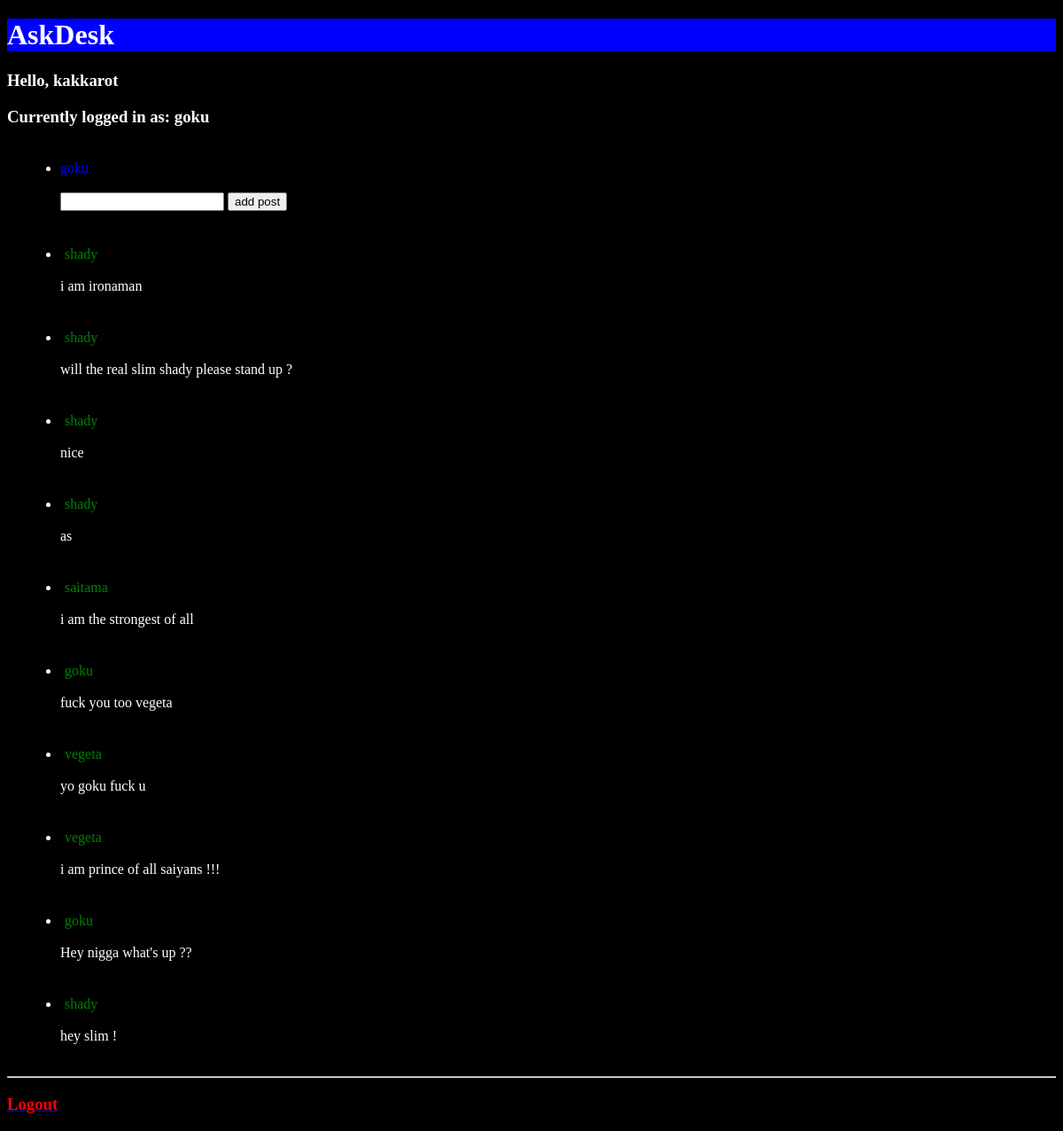
The page / (signed in) on the database as committed earlier.
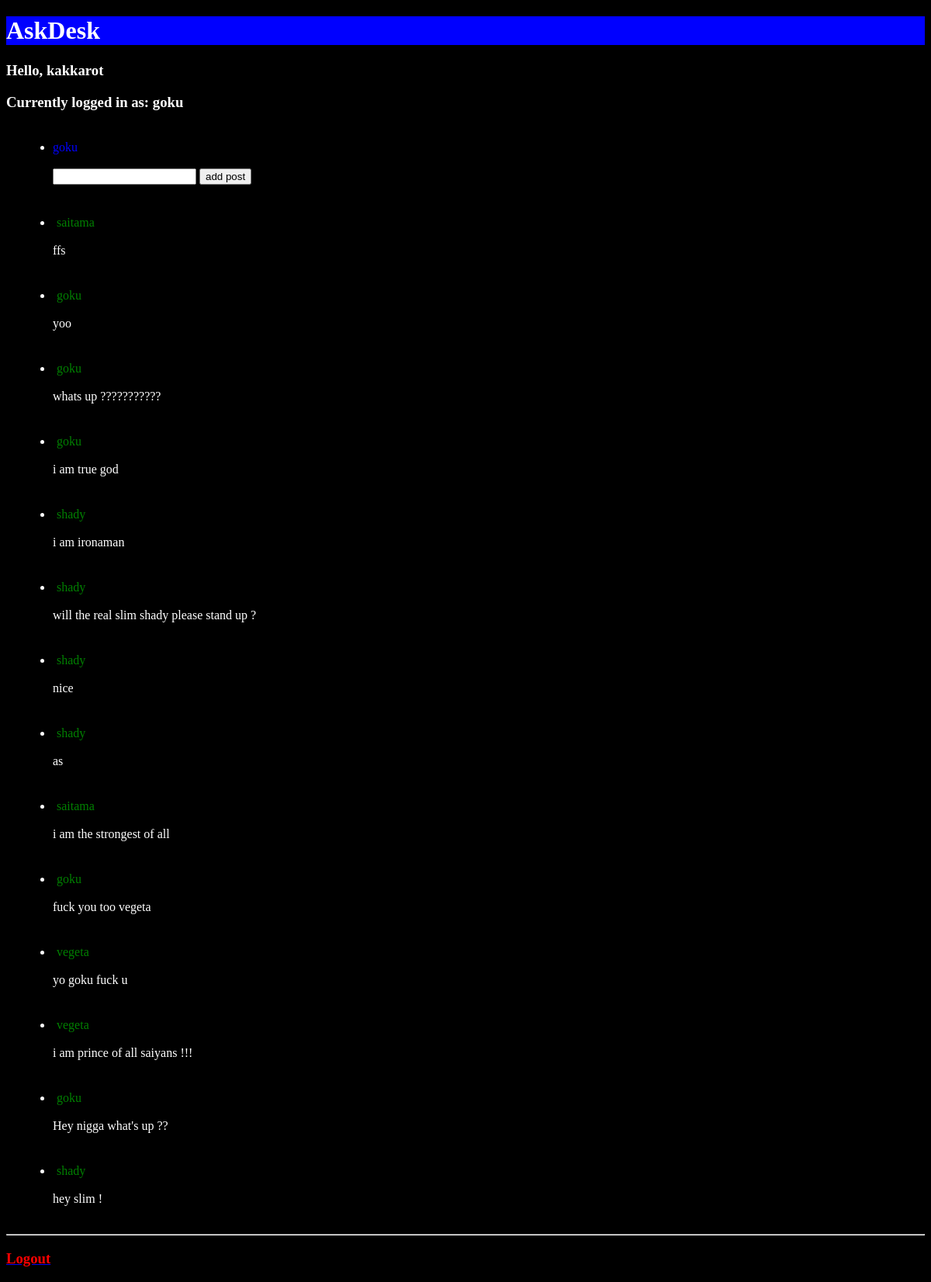
The same page on the database as committed later.
### users/models.py (models this page shows, shortened)
class Posts(models.Model):
	post = models.CharField(max_length=400,blank = True)
	usern = models.ForeignKey(User, on_delete=models.CASCADE ,default="")

### users/views.py (the view)
# urls.py: path("", views.index, name="index"),
def index(request):
    if not request.user.is_authenticated:
        return render(request, "users/login.html", {"message": None})
    if request.method == 'POST':
        note=request.POST['note']
        p = Posts(post=note , usern = request.user)
        p.save()
    context = {
        "user": request.user,
        "posts":Posts.objects.all()
    }
    return render(request, "users/user.html", context)

### users/templates/users/user.html (shortened to what this page needs)
{% extends "users/base.html" %}
{% block body %}
<h1 style="background-color: blue; color: white;">AskDesk</h1>
<h3>Hello, {{ user.first_name }}</h1>
    <h3>Currently logged in as: {{ user.username }}</h3>
	<ul style=" display: flex;
    flex-direction: column-reverse;">
		{% for p in posts %}
		<li style="  margin: 20px;  flex: 0 0 auto;" >
		<span style=" padding: 5px; color: green">{{ p.usern }}<br></span><br>
		{{ p.post }}
		</li>
		{%empty %}
		<li>No Posts</li>
		{% endfor %}
		<li style=" margin: 20px; flex: 0 0 auto;">
			<span style="  color: blue;">{{ user.username }}<br></span><br>
			<form action="{% url 'index' %}" method="post">
				<input type="text" name="note">
				<button type="submit">add post</button>
			</form>
		</li>
	</ul>
	<hr>
<a href="{% url 'logout' %}"><h3 style = "color: red;" >Logout</h3></a>
{% endblock %}

### users/templates/users/base.html (shortened to what this page needs)
<!DOCTYPE html>
<html>
    <head>
    </head>
    <body style="background-color: black; color: white">
        {% block body %}
        {% endblock %}
    </body>
</html>

Rows that differ between the two databases and show on the page:
added Posts: usern "goku", post "i am true god"
added Posts: usern "goku", post "whats up ???????????"
added Posts: usern "goku", post "yoo"
added Posts: usern "saitama", post "ffs"
